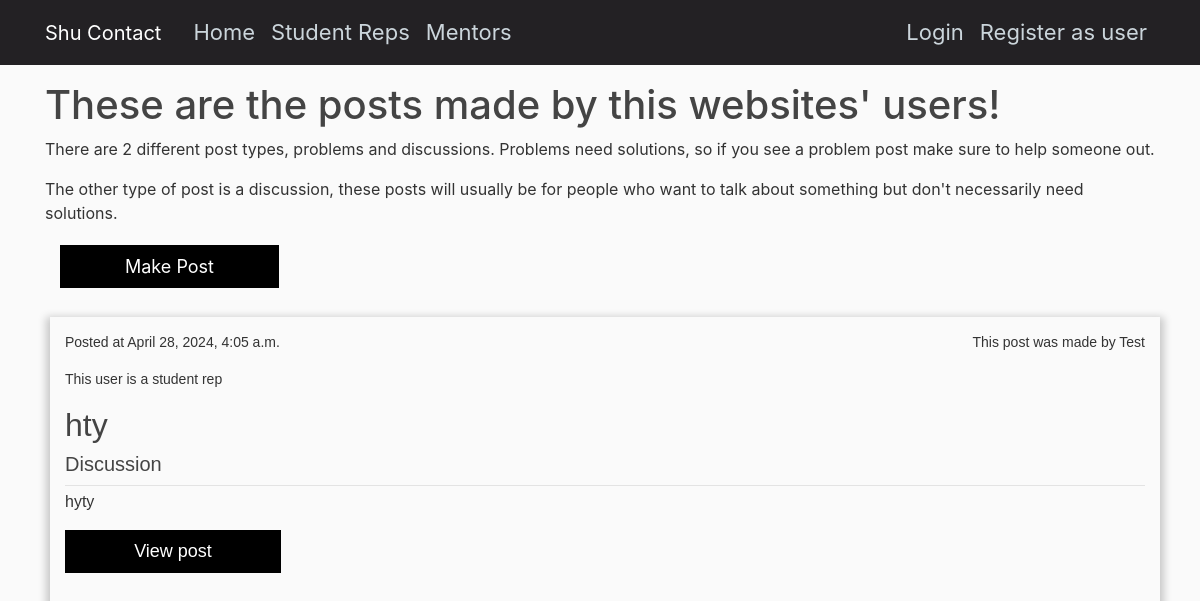
Page /forums/posts on the earlier database version.
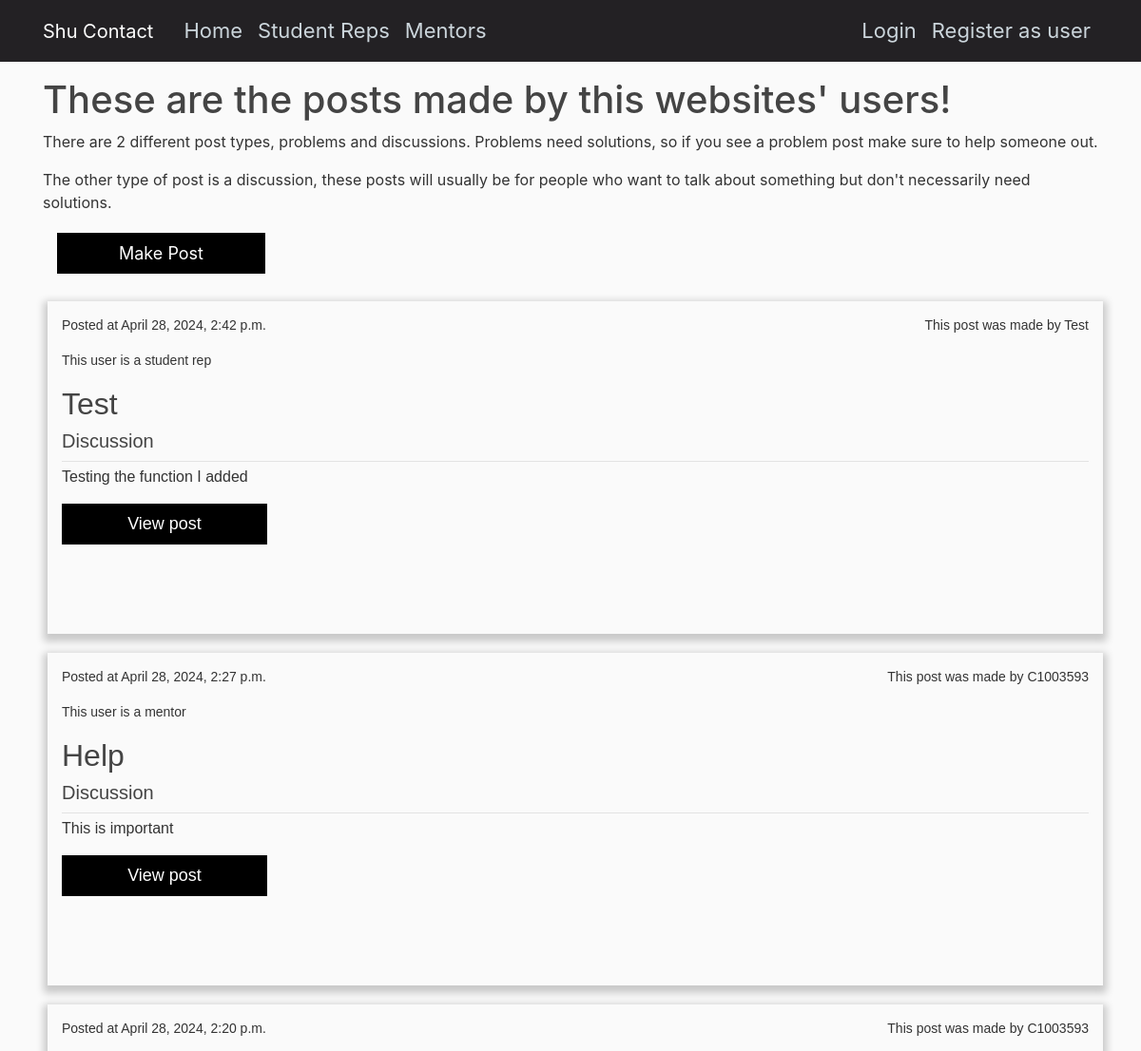
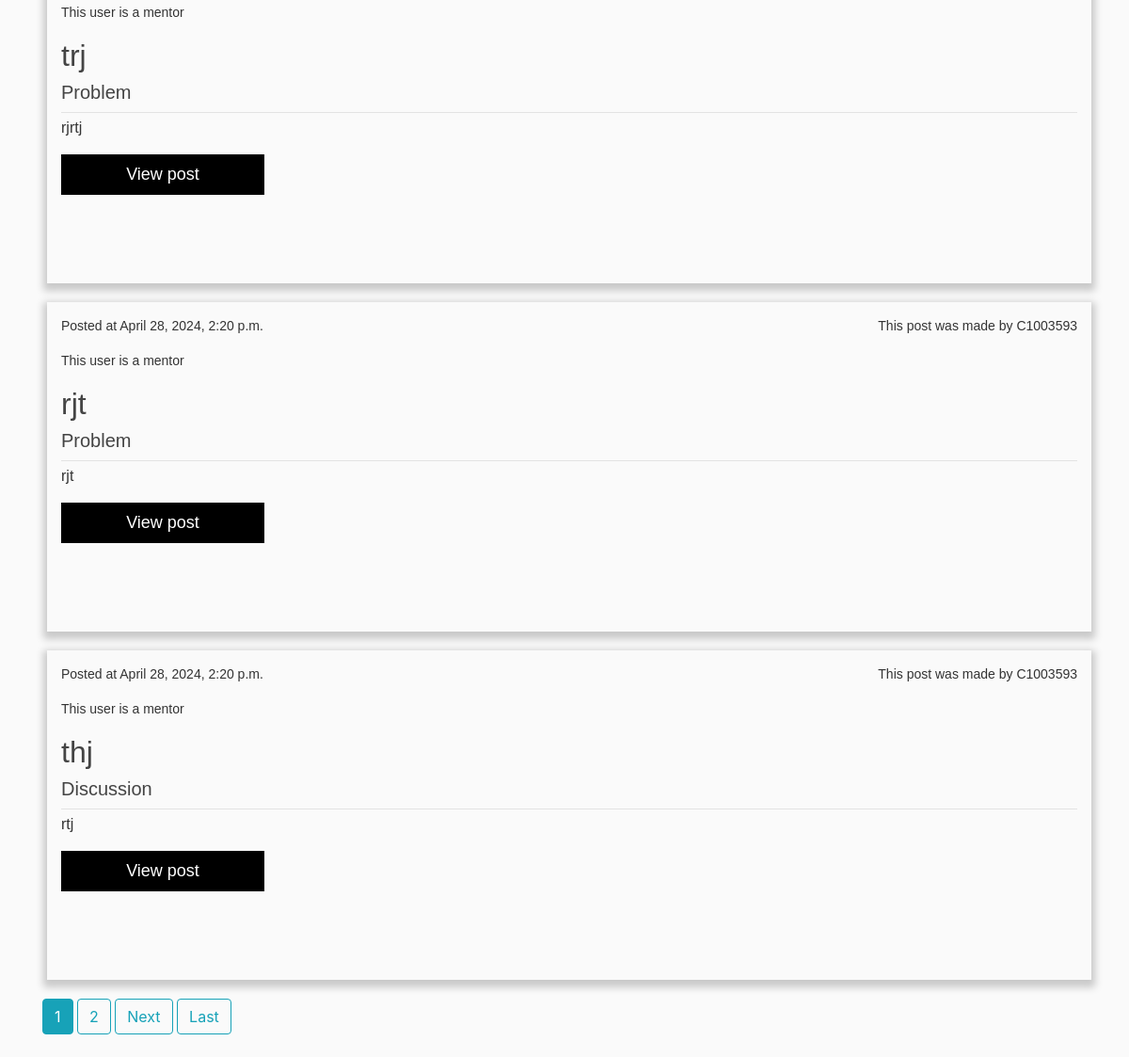
Same page on the later database version (2 pictures, top to bottom).
### forum/models.py (models this page shows, shortened)
class Post(models.Model):
    typeofpost = models.CharField(max_length=50 , choices = [('Problem', 'Problem'), ('Discussion', 'Discussion')])
    title = models.CharField(max_length=40)
    user = models.ForeignKey(User, related_name= 'Post', on_delete=models.DO_NOTHING)
    description = models.TextField()
    timesubmitted = models.DateTimeField(default= timezone.now)

### forum/views.py (the view)
# urls.py: path('posts', PostListView.as_view(), name = 'posts'),
class PostListView(ListView):
    model = Post
    template_name = 'forum/forum.html'
    context_object_name = 'posts'
    ordering = ['-timesubmitted']
    paginate_by = 5

### forum/templates/forum/forum.html (shortened to what this page needs)
{% extends "ContactApplication/base.html" %}
{% block content %}
<h1>These are the posts made by this websites' users!</h1>
<p>There are 2 different post types, problems and discussions. Problems need solutions, so if you see a problem post make sure to help someone out.</p>
<p>The other type of post is a discussion, these posts will usually be for people who want to talk about something but don't necessarily need solutions.</p>
<div class="make-post-button" style="margin-left: 15px;">
    <a href="{% url 'forums:post-create' %}">
        <button>Make Post</button>
    </a>
</div>
{% for post in posts %}
    <div class="cardtext">
        <p class="text-content">Posted at {{ post.timesubmitted }}<span class="text-content" style="float: right;">This post was made by {{ post.user }}</span>
        {% if post.user.mentorprofile %}
            <p class="text-content">This user is a mentor</p>
            {% elif post.user.studentrepprofile %}
            <p class="text-content">This user is a student rep</p>
            {% elif post.user.studentprofile %}
            <p class="text-content">This user is a student</p>
        {% endif %}
        </p>
        <h2>{{ post.title }}</h2>
        <h5>{{ post.typeofpost }} </h5>
        <div class="article-metadata"></div>
        <p>{{ post.description }}</p>
        <a href="{% url 'forums:post-detail' post.id %}">
            <button>View post</button>
        </a>
    </div>
{% endfor %}
    <div class="columnend">
        {% if is_paginated %}
        {% for num in page_obj.paginator.page_range %}
        {% if page_obj.number == num %}
        <a class="btn btn-info mb-4" href="?page={{num}}">{{num}}</a>
        {% elif num > page_obj.number|add:'-3' and num < page_obj.number|add:'3' %}
        <a class="btn btn-outline-info mb-4" href="?page={{num}}">{{num}}</a>
        {% endif %}
        {% endfor %}
        {% if page_obj.has_next %}
        <a class="btn btn-outline-info mb-4" href="?page={{page_obj.next_page_number}}">Next</a>
        <a class="btn btn-outline-info mb-4" href="?page={{page_obj.paginator.num_pages}}">Last</a>
        {% endif %}
        {% endif %}
    </div>
{% endblock content %}

Differences in the rows shown:
removed Post: timesubmitted "April 28, 2024, 4:05 a.m.", user "Test", shows "This user is a student rep", title "hty", typeofpost "Discussion", description "hyty"
added Post: timesubmitted "April 28, 2024, 2:42 p.m.", user "Test", shows "This user is a student rep", title "Test", typeofpost "Discussion", description "Testing the function I added"
added Post: timesubmitted "April 28, 2024, 2:27 p.m.", user "C1003593", shows "This user is a mentor", title "Help", typeofpost "Discussion", description "This is important"
added Post: timesubmitted "April 28, 2024, 2:20 p.m.", user "C1003593", shows "This user is a mentor", title "trj", typeofpost "Problem", description "rjrtj"
added Post: timesubmitted "April 28, 2024, 2:20 p.m.", user "C1003593", shows "This user is a mentor", title "rjt", typeofpost "Problem", description "rjt"
added Post: timesubmitted "April 28, 2024, 2:20 p.m.", user "C1003593", shows "This user is a mentor", title "thj", typeofpost "Discussion", description "rtj"
Other differences:
new list line: "1"
new list line: "2"
text now shown: "Next Last"
